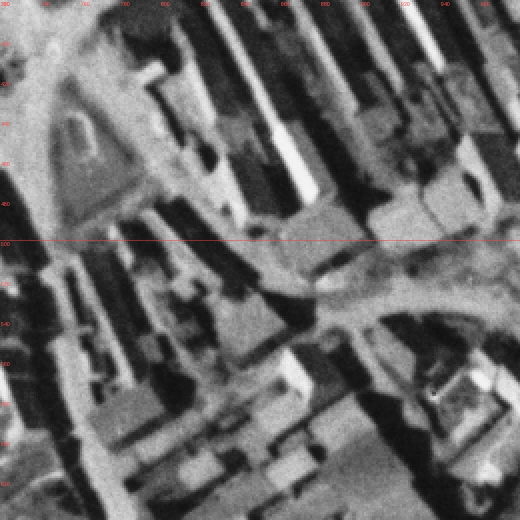
#> input picture wuensche/2026-11-18-landseg-historisch-3/einigung/runde1/abgaben/A-10/einigung_06.jpg, 1040 x 1040 px, given in place of H0.png, which was not available (shown at 1/2 size)
$ python werte.py
#> lines starting #> are read from the running program, lines starting #| are printed output that depends on the picture
import numpy as np, tifffile, json
from PIL import Image
D="C:/Users/Phil/Developement/Victor/daten/landseg/H0/"
H=np.array(Image.open(D+"H0.png").convert("L")).astype(float)
L0=tifffile.imread(D+"a-alles-frei/r0c1/labels.tif"); L1=tifffile.imread(D+"a-alles-frei/r1c1/labels.tif")
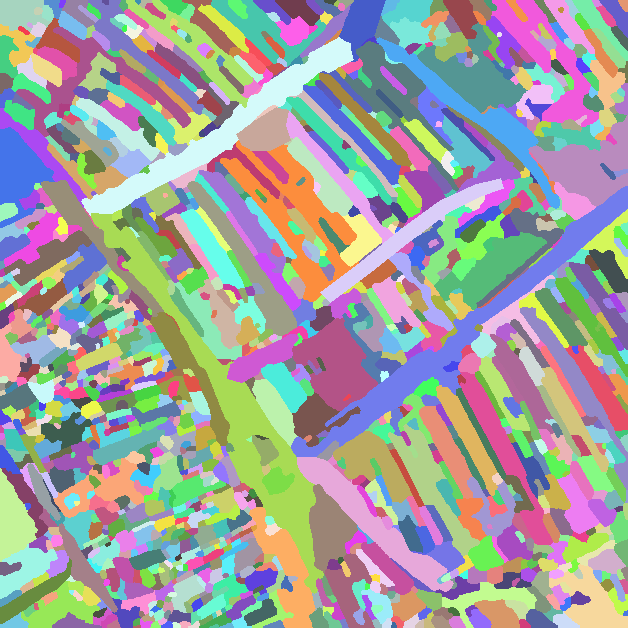
#> input picture daten/landseg/H0/a-alles-frei/abgabe/r0c1/labels.tif, 628 x 628 px, found by its file name
#> further down, L0 is the input picture: shape (628, 628) uint32; 1363 distinct labels, from 1 to 1363
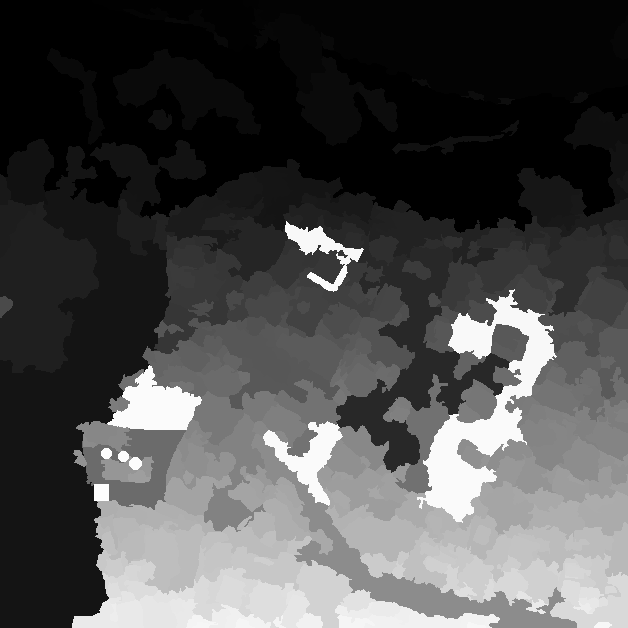
#> input picture daten/landseg/T0/fassung-c/abgabe/r1c1/labels.tif, 628 x 628 px, found by its file name
#> further down, L1 is the input picture: shape (628, 628) uint32; min 400001, max 400420, mean 400126.6
G=np.zeros(H.shape,dtype=np.int64)
G[0:500,500:1000]=L0[64:564,64:564]; G[500:1000,500:1000]=L1[64:564,64:564]
#> after `G[0:500, 500:1000] = L0[64:564, 64:564]`:
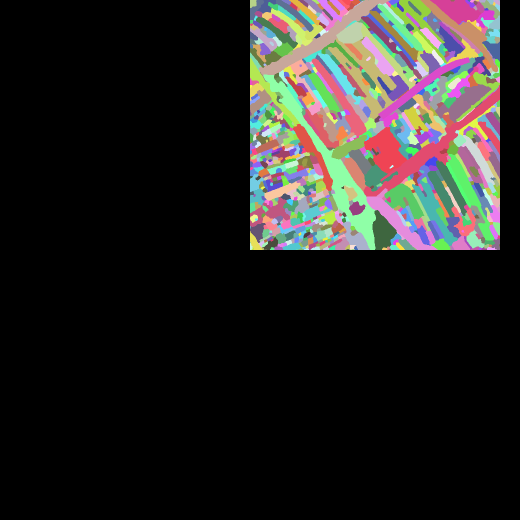
#> G: shape (1040, 1040) int64 (shown at 1/2 size); 873 distinct labels, from 0 to 1261; one colour per label, 0 black
#> after `G[500:1000, 500:1000] = L1[64:564, 64:564]`:
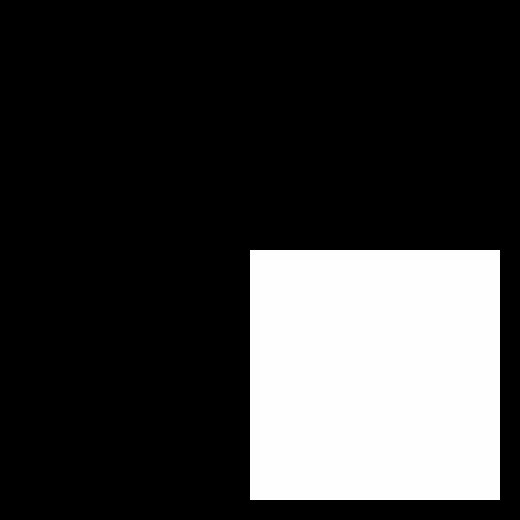
#> G: shape (1040, 1040) int64 (shown at 1/2 size); min 0, max 400420, mean 92624.5; drawn with min black and max white
S1={s['id']:s for s in json.load(open(D+"a-alles-frei/r1c1/segmente.json",encoding='utf-8'))['segmente']}
#> (reads daten/landseg/T0/fassung-c/abgabe/r1c1/segmente.json from the repository)
S0={s['id']:s for s in json.load(open(D+"a-alles-frei/r0c1/segmente.json",encoding='utf-8'))['segmente']}
#> (reads daten/landseg/T0/fassung-c/abgabe/r0c1/segmente.json from the repository)
for s in [201233,400138,400141,201236,400144,201241,400146,201120,400149,400152,201128,400156]:
    m=G==s; ys,xs=np.nonzero(m)
#> (the run stopped early here; a loop or call above may not have finished)
